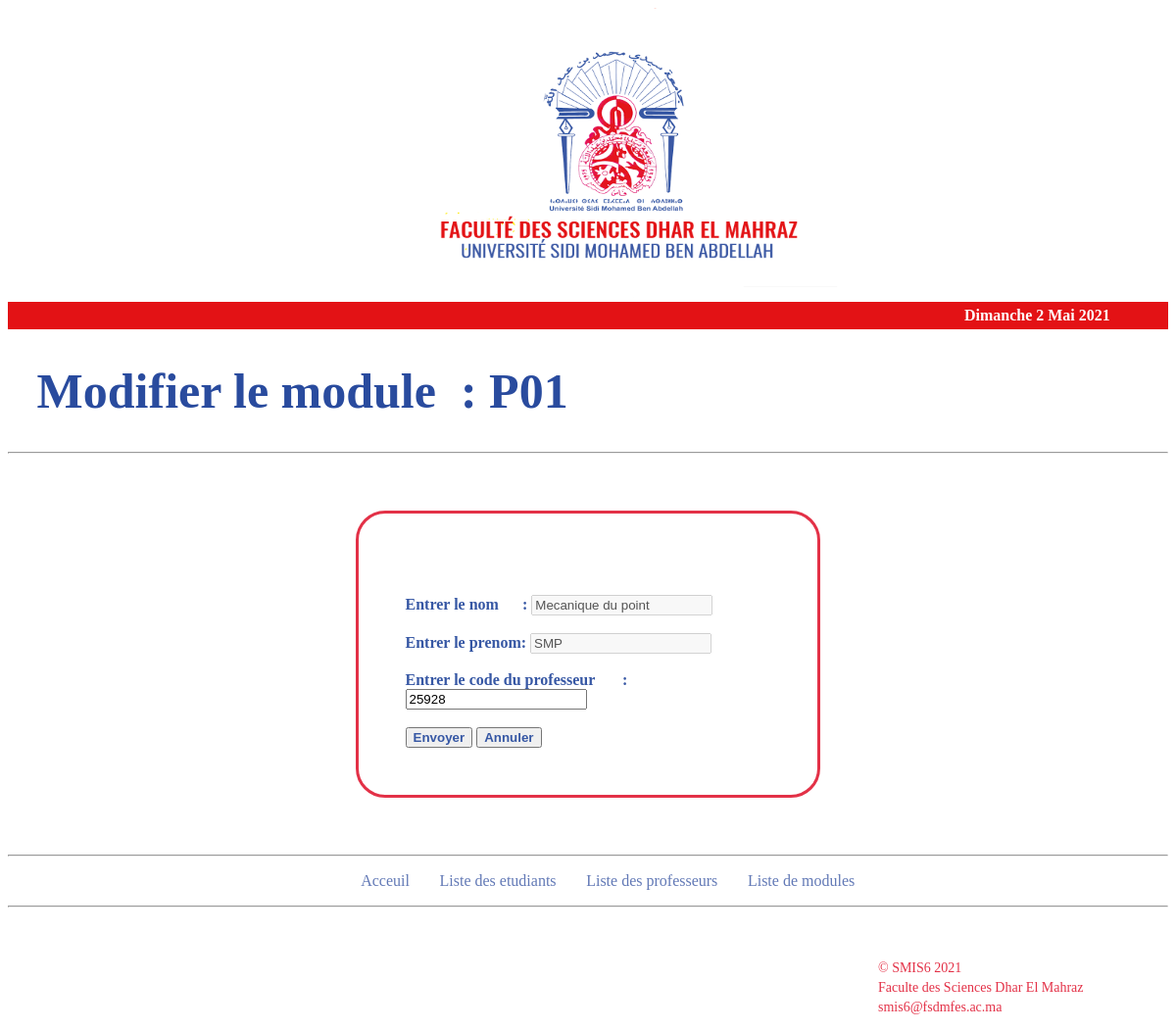
/website/html/modify_unit.php?id_module=P01, run on the app's committed database.
### tables this page shows
CREATE TABLE `modules` (
  `id_module` varchar(4) NOT NULL,
  `nom_module` varchar(100) NOT NULL,
  `id_filiere` varchar(4) NOT NULL,
  `code_prof` int(6) NOT NULL,
  `id_semestre` int(1) NOT NULL DEFAULT 1
);

### website/html/templates/data.php (called while the page is built, shortened)
<?php
require('config.php');
$sql = 'SELECT * FROM modules;';
$result = mysqli_query($conn,$sql);
$modules = [];
while($module = mysqli_fetch_assoc($result)){
	$modules[] = $module;
}
function getUnitById($id){
	global $modules;
	foreach ($modules as $module) {
			if ($id == $module['id_module']) {
				return $module;
			}
		}
}
?>

### website/html/modify_unit.php (the view, shortened to what this page needs)
<?php
require('templates/data.php');
if (isset($_GET['id_module'])) {
	$id_module = $_GET['id_module'];
    $module=getUnitById($id_module);
}
?>
<!DOCTYPE html>
<html lang="en">
<head>
    <link rel="stylesheet" type="text/css" href="../css/style.css">
</head>
<body>
<header id="mainHeader">
<?php
include("templates/header.php");
?>
	<div id="main">
		<h1>Modifier le module&nbsp&nbsp: <?=$module['id_module']?></h1>
	</div>
	<hr>
</header>
<section>
	<div class="form">
	<form class="myForm" action="update_unit.php" id="form" method="POST">
			<input type="hidden" id="id_module" name="id_module" value ="<?=$module['id_module']?>" ><br>
            <br>
			<label>Entrer le nom &nbsp &nbsp &nbsp:</label>
			<input type="text" id="nom_module"name="nom_module"  value = "<?=$module['nom_module']?>" disabled><br>
			<br>
			<label>Entrer le prenom:</label>
			<input type="text" id="id_filiere" name="id_filiere" value = "<?=$module['id_filiere']?>" disabled><br>
			<br>
			<label>Entrer le code du professeur  &nbsp &nbsp &nbsp :</label>
			<input type="text" id="code_prof" name="code_prof" value = "<?=$module['code_prof']?>" > <br>
            <br>
			<input type="submit" id="submit" name="envoyer" value="Envoyer">
			<input type="reset" name="annuler" value="Annuler">
		</form>
	</div>
	<hr>
</section>
<?php
require('templates/nav.php');
 ?>
<hr>
<?php
require('templates/footer.php');
 ?>
</body>
</html>

### website/css/style.css (style rules this page uses)
body { background-color: #ffffff; }
h1 { color: #294B9E; text-shadow: currentColor; font-size: 50px; padding-left: 2.5%; }
label,input[type="submit"],input[type="reset"] { color: #3657A4; font-weight: bold; }
.form { padding-top: 50px; padding-bottom: 50px; padding-left:30%; padding-right:30%; }
.myForm { border: solid; border-radius: 30px; border-color: #E33147; padding:10%; }

### data on the page
modules: id_module "P01", nom_module "Mecanique du point", id_filiere "SMP", code_prof "25928"

### other printed values
$ln["jour"][$jour_de_la_semaine] "Dimanche"
$jour_du_mois "2"
$ln["mois"][$mois] "Mai"
$annee "2021"
